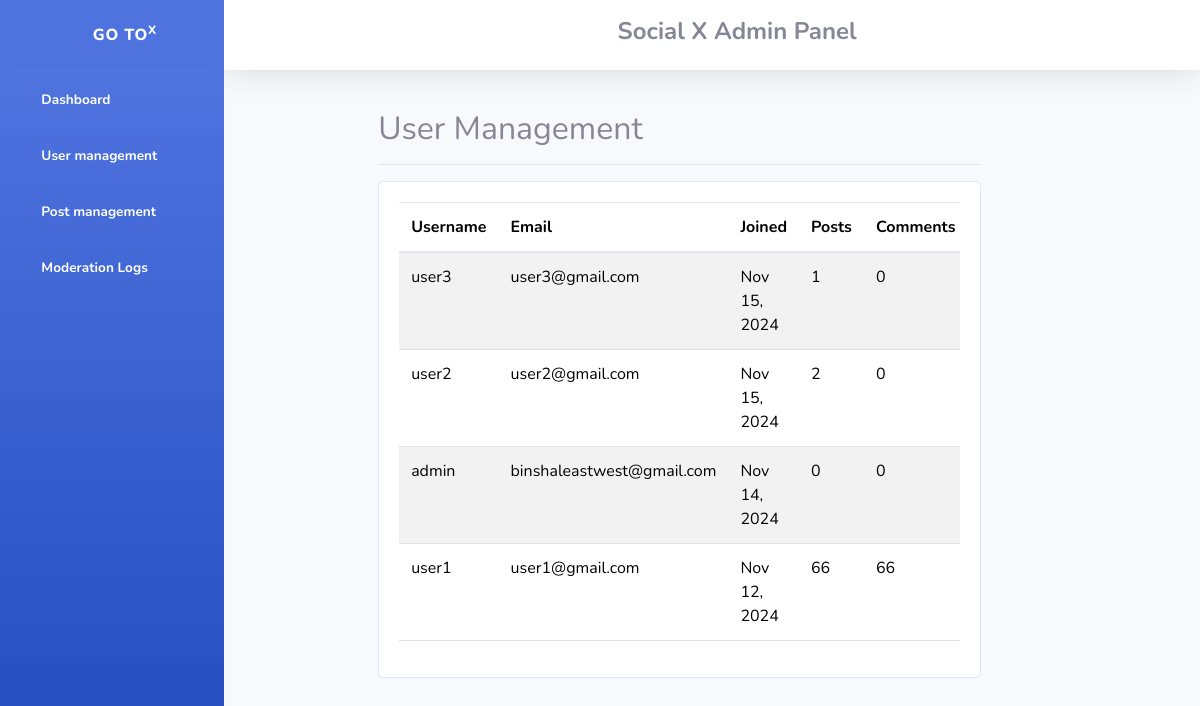
Screenshot of /users/ (signed in) with the database file from the repository.
### account_app/models.py (models this page shows, shortened)
class CustomUser(AbstractUser):
    phone_regex = RegexValidator(
        regex=r'^\+?1?\d{10}$',
        message="Phone number must be entered in the format: '+9999999999'. Up to 10 digits allowed."
    )
    email = models.EmailField(unique=True)
    profile_picture = models.ImageField(upload_to='profile_pics/', null=True, blank=True)
    contact_number = models.CharField(validators=[phone_regex], max_length=17, blank=True)

### admin_app/views.py (the view)
# urls.py: path('users/', views.user_management, name='admin_user_management'),
@user_passes_test(is_admin)
def user_management(request):
    users = User.objects.annotate(
        post_count=Count('posts'),
        comment_count=Count('comments')
    ).order_by('-date_joined')
    paginator = Paginator(users, 20)
    page = request.GET.get('page')
    users = paginator.get_page(page)
    return render(request, 'admin/user_management.html', {'users': users})

### admin_app/views.py (called while the page is built)
def is_admin(user):
    return user.is_authenticated and user.is_staff

### templates/admin/user_management.html (shortened to what this page needs)
{% extends 'admin/base.html' %}
{% block admin_content %}
<div class="d-flex justify-content-between flex-wrap flex-md-nowrap align-items-center pt-3 pb-2 mb-3 border-bottom">
    <h1 class="h2">User Management</h1>
</div>
<div class="card">
    <div class="card-body">
        <div class="table-responsive">
            <table class="table table-striped">
                <thead>
                    <tr>
                        <th>Username</th>
                        <th>Email</th>
                        <th>Joined</th>
                        <th>Posts</th>
                        <th>Comments</th>
                    </tr>
                </thead>
                <tbody>
                    {% for user in users %}
                        <tr>
                            <td>{{ user.username }}</td>
                            <td>{{ user.email }}</td>
                            <td>{{ user.date_joined|date:"M d, Y" }}</td>
                            <td>{{ user.post_count }}</td>
                            <td>{{ user.comment_count }}</td>
                        </tr>
                    {% endfor %}
                </tbody>
            </table>
        </div>
    </div>
</div>
{% endblock %}

### rows the page displays
CustomUser: username "user3", email "user3@gmail.com", date_joined "Nov 15, 2024", post_count "1", comment_count "0"
CustomUser: username "user2", email "user2@gmail.com", date_joined "Nov 15, 2024", post_count "2", comment_count "0"
CustomUser: username "admin", email "binshaleastwest@gmail.com", date_joined "Nov 14, 2024", post_count "0", comment_count "0"
CustomUser: username "user1", email "user1@gmail.com", date_joined "Nov 12, 2024", post_count "66", comment_count "66"
